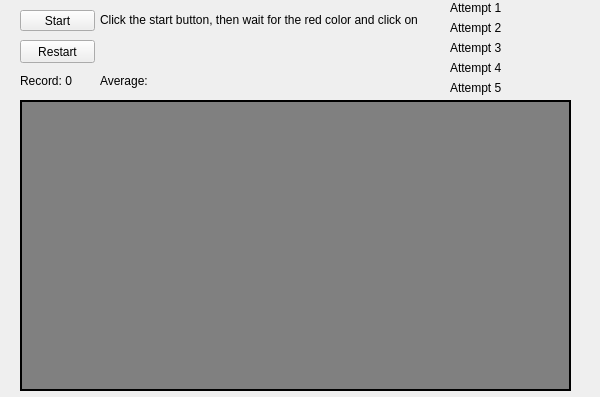
<?xml version="1.0" encoding="UTF-8"?>
<ui version="4.0">
 <class>MyGameClass</class>
 <widget class="QWidget" name="MyGameClass">
  <property name="geometry">
   <rect>
    <x>0</x>
    <y>0</y>
    <width>600</width>
    <height>397</height>
   </rect>
  </property>
  <property name="windowTitle">
   <string>MyGame</string>
  </property>
  <property name="styleSheet">
   <string notr="true"/>
  </property>
  <widget class="QPushButton" name="pushButton">
   <property name="enabled">
    <bool>true</bool>
   </property>
   <property name="geometry">
    <rect>
     <x>20</x>
     <y>100</y>
     <width>551</width>
     <height>291</height>
    </rect>
   </property>
   <property name="palette">
    <palette>
     <active>
      <colorrole role="Button">
       <brush brushstyle="SolidPattern">
        <color alpha="255">
         <red>128</red>
         <green>128</green>
         <blue>128</blue>
        </color>
       </brush>
      </colorrole>
      <colorrole role="Base">
       <brush brushstyle="SolidPattern">
        <color alpha="255">
         <red>128</red>
         <green>128</green>
         <blue>128</blue>
        </color>
       </brush>
      </colorrole>
      <colorrole role="Window">
       <brush brushstyle="SolidPattern">
        <color alpha="255">
         <red>128</red>
         <green>128</green>
         <blue>128</blue>
        </color>
       </brush>
      </colorrole>
     </active>
     <inactive>
      <colorrole role="Button">
       <brush brushstyle="SolidPattern">
        <color alpha="255">
         <red>128</red>
         <green>128</green>
         <blue>128</blue>
        </color>
       </brush>
      </colorrole>
      <colorrole role="Base">
       <brush brushstyle="SolidPattern">
        <color alpha="255">
         <red>128</red>
         <green>128</green>
         <blue>128</blue>
        </color>
       </brush>
      </colorrole>
      <colorrole role="Window">
       <brush brushstyle="SolidPattern">
        <color alpha="255">
         <red>128</red>
         <green>128</green>
         <blue>128</blue>
        </color>
       </brush>
      </colorrole>
     </inactive>
     <disabled>
      <colorrole role="Button">
       <brush brushstyle="SolidPattern">
        <color alpha="255">
         <red>128</red>
         <green>128</green>
         <blue>128</blue>
        </color>
       </brush>
      </colorrole>
      <colorrole role="Base">
       <brush brushstyle="SolidPattern">
        <color alpha="255">
         <red>128</red>
         <green>128</green>
         <blue>128</blue>
        </color>
       </brush>
      </colorrole>
      <colorrole role="Window">
       <brush brushstyle="SolidPattern">
        <color alpha="255">
         <red>128</red>
         <green>128</green>
         <blue>128</blue>
        </color>
       </brush>
      </colorrole>
     </disabled>
    </palette>
   </property>
   <property name="cursor">
    <cursorShape>PointingHandCursor</cursorShape>
   </property>
   <property name="styleSheet">
    <string notr="true">border: 2px solid black;
background-color: gray;</string>
   </property>
   <property name="text">
    <string/>
   </property>
  </widget>
  <widget class="QLabel" name="labelTime">
   <property name="geometry">
    <rect>
     <x>100</x>
     <y>40</y>
     <width>291</width>
     <height>21</height>
    </rect>
   </property>
   <property name="text">
    <string/>
   </property>
   <property name="alignment">
    <set>Qt::AlignLeading|Qt::AlignLeft|Qt::AlignVCenter</set>
   </property>
  </widget>
  <widget class="QLabel" name="label">
   <property name="geometry">
    <rect>
     <x>100</x>
     <y>10</y>
     <width>321</width>
     <height>20</height>
    </rect>
   </property>
   <property name="text">
    <string>Click the start button, then wait for the red color and click on it.</string>
   </property>
   <property name="alignment">
    <set>Qt::AlignLeading|Qt::AlignLeft|Qt::AlignVCenter</set>
   </property>
  </widget>
  <widget class="QPushButton" name="startButton">
   <property name="geometry">
    <rect>
     <x>20</x>
     <y>10</y>
     <width>75</width>
     <height>21</height>
    </rect>
   </property>
   <property name="styleSheet">
    <string notr="true"/>
   </property>
   <property name="text">
    <string>Start</string>
   </property>
  </widget>
  <widget class="QLabel" name="labelRecord">
   <property name="geometry">
    <rect>
     <x>20</x>
     <y>70</y>
     <width>71</width>
     <height>21</height>
    </rect>
   </property>
   <property name="text">
    <string>Record: 0</string>
   </property>
  </widget>
  <widget class="QLabel" name="labelAttempt1">
   <property name="geometry">
    <rect>
     <x>450</x>
     <y>0</y>
     <width>51</width>
     <height>16</height>
    </rect>
   </property>
   <property name="text">
    <string>Attempt 1:</string>
   </property>
  </widget>
  <widget class="QLabel" name="labelAttempt2">
   <property name="geometry">
    <rect>
     <x>450</x>
     <y>20</y>
     <width>51</width>
     <height>16</height>
    </rect>
   </property>
   <property name="text">
    <string>Attempt 2:</string>
   </property>
  </widget>
  <widget class="QLabel" name="labelAttempt3">
   <property name="geometry">
    <rect>
     <x>450</x>
     <y>40</y>
     <width>51</width>
     <height>16</height>
    </rect>
   </property>
   <property name="text">
    <string>Attempt 3:</string>
   </property>
  </widget>
  <widget class="QLabel" name="labelAttempt4">
   <property name="geometry">
    <rect>
     <x>450</x>
     <y>80</y>
     <width>51</width>
     <height>16</height>
    </rect>
   </property>
   <property name="text">
    <string>Attempt 5:</string>
   </property>
  </widget>
  <widget class="QLabel" name="labelAttempt5">
   <property name="geometry">
    <rect>
     <x>450</x>
     <y>60</y>
     <width>51</width>
     <height>16</height>
    </rect>
   </property>
   <property name="text">
    <string>Attempt 4:</string>
   </property>
  </widget>
  <widget class="QLabel" name="attempt1">
   <property name="geometry">
    <rect>
     <x>510</x>
     <y>0</y>
     <width>47</width>
     <height>16</height>
    </rect>
   </property>
   <property name="text">
    <string/>
   </property>
  </widget>
  <widget class="QLabel" name="attempt5">
   <property name="geometry">
    <rect>
     <x>510</x>
     <y>80</y>
     <width>47</width>
     <height>16</height>
    </rect>
   </property>
   <property name="text">
    <string/>
   </property>
  </widget>
  <widget class="QLabel" name="attempt4">
   <property name="geometry">
    <rect>
     <x>510</x>
     <y>60</y>
     <width>47</width>
     <height>16</height>
    </rect>
   </property>
   <property name="text">
    <string/>
   </property>
  </widget>
  <widget class="QLabel" name="attempt3">
   <property name="geometry">
    <rect>
     <x>510</x>
     <y>40</y>
     <width>47</width>
     <height>16</height>
    </rect>
   </property>
   <property name="text">
    <string/>
   </property>
  </widget>
  <widget class="QLabel" name="attempt2">
   <property name="geometry">
    <rect>
     <x>510</x>
     <y>20</y>
     <width>47</width>
     <height>16</height>
    </rect>
   </property>
   <property name="text">
    <string/>
   </property>
  </widget>
  <widget class="QLabel" name="averageText">
   <property name="geometry">
    <rect>
     <x>100</x>
     <y>70</y>
     <width>51</width>
     <height>21</height>
    </rect>
   </property>
   <property name="text">
    <string>Average: </string>
   </property>
  </widget>
  <widget class="QLabel" name="averageTimeLabel">
   <property name="geometry">
    <rect>
     <x>150</x>
     <y>70</y>
     <width>47</width>
     <height>21</height>
    </rect>
   </property>
   <property name="text">
    <string/>
   </property>
  </widget>
  <widget class="QPushButton" name="restartButton">
   <property name="geometry">
    <rect>
     <x>20</x>
     <y>40</y>
     <width>75</width>
     <height>23</height>
    </rect>
   </property>
   <property name="text">
    <string>Restart</string>
   </property>
  </widget>
 </widget>
 <layoutdefault spacing="6" margin="11"/>
 <resources>
  <include location="MyGame.qrc"/>
 </resources>
 <connections/>
</ui>
